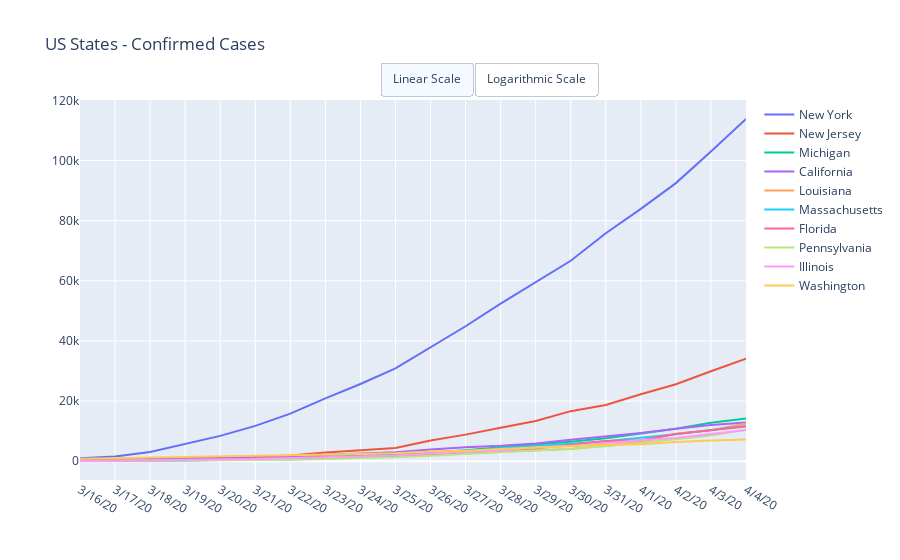

The code cell stored with this chart in its notebook:
### Markdown cell above
# US State by State Data

### Code cell
dfUSConfirmedTop = dfConfirmedUSStates.sort_values(dfConfirmedUSStates.columns[-1], ascending=False).head(10)

data = [{
    'x': row[1].index[-DEFAULT_DAYS:],
    'y': row[1].values[-DEFAULT_DAYS:],
    'name': row[0]
}  for row in dfUSConfirmedTop.iterrows()]

layout = dict(title = 'US States - Confirmed Cases', updatemenus=LogLinearScale)
py.iplot(dict(data=data, layout=layout))
dfUSConfirmedTop = dfUSConfirmedTop[dfUSConfirmedTop.columns[-DEFAULT_DAYS:]]
dfUSConfirmedTop['percent_of_total'] = dfConfirmedUSStates[dfConfirmedUSStates.columns[-1]]/sum(dfConfirmedUSStates[dfConfirmedUSStates.columns[-1]])

colFormats = dict.fromkeys(list(a for a in dfUSConfirmedTop.columns[1:]), IntegerFormatter)
colFormats['percent_of_total'] = PercentFormatter
dfUSConfirmedTop.style.format(colFormats)

### Figure 1 — Plotly figure (JSON) as saved in the notebook; plotly's stock layout.template omitted (floating-point values rounded to 4 significant figures)
{"data": [{"name": "New York", "type": "scatter", "x": ["3/16/20", "3/17/20", "3/18/20", "3/19/20", "3/20/20", "3/21/20", "3/22/20", "3/23/20", "3/24/20", "3/25/20", "3/26/20", "3/27/20", "3/28/20", "3/29/20", "3/30/20", "3/31/20", "4/1/20", "4/2/20", "4/3/20", "4/4/20"], "y": [967, 1578, 3038, 5704, 8403, 11727, 15800, 20884, 25681, 30841, 37877, 44876, 52410, 59648, 66663, 75833, 83948, 92506, 102987, 113833]}, {"name": "New Jersey", "type": "scatter", "x": ["3/16/20", "3/17/20", "3/18/20", "3/19/20", "3/20/20", "3/21/20", "3/22/20", "3/23/20", "3/24/20", "3/25/20", "3/26/20", "3/27/20", "3/28/20", "3/29/20", "3/30/20", "3/31/20", "4/1/20", "4/2/20", "4/3/20", "4/4/20"], "y": [176, 250, 397, 741, 890, 1327, 1914, 2844, 3675, 4402, 6876, 8825, 11124, 13386, 16636, 18696, 22255, 25590, 29895, 34124]}, {"name": "Michigan", "type": "scatter", "x": ["3/16/20", "3/17/20", "3/18/20", "3/19/20", "3/20/20", "3/21/20", "3/22/20", "3/23/20", "3/24/20", "3/25/20", "3/26/20", "3/27/20", "3/28/20", "3/29/20", "3/30/20", "3/31/20", "4/1/20", "4/2/20", "4/3/20", "4/4/20"], "y": [54, 63, 119, 259, 402, 540, 1035, 1329, 1793, 2296, 2845, 3634, 4650, 5488, 6498, 7615, 9315, 10791, 12744, 14225]}, {"name": "California", "type": "scatter", "x": ["3/16/20", "3/17/20", "3/18/20", "3/19/20", "3/20/20", "3/21/20", "3/22/20", "3/23/20", "3/24/20", "3/25/20", "3/26/20", "3/27/20", "3/28/20", "3/29/20", "3/30/20", "3/31/20", "4/1/20", "4/2/20", "4/3/20", "4/4/20"], "y": [557, 700, 828, 1005, 1243, 1405, 1646, 2108, 2538, 2998, 3899, 4657, 5095, 5852, 7138, 8210, 9399, 10773, 12004, 12837]}, {"name": "Louisiana", "type": "scatter", "x": ["3/16/20", "3/17/20", "3/18/20", "3/19/20", "3/20/20", "3/21/20", "3/22/20", "3/23/20", "3/24/20", "3/25/20", "3/26/20", "3/27/20", "3/28/20", "3/29/20", "3/30/20", "3/31/20", "4/1/20", "4/2/20", "4/3/20", "4/4/20"], "y": [115, 196, 257, 392, 537, 763, 837, 1172, 1388, 1795, 2304, 2744, 3315, 3540, 4025, 5237, 6424, 9159, 10297, 12496]}, {"name": "Massachusetts", "type": "scatter", "x": ["3/16/20", "3/17/20", "3/18/20", "3/19/20", "3/20/20", "3/21/20", "3/22/20", "3/23/20", "3/24/20", "3/25/20", "3/26/20", "3/27/20", "3/28/20", "3/29/20", "3/30/20", "3/31/20", "4/1/20", "4/2/20", "4/3/20", "4/4/20"], "y": [187, 217, 252, 328, 413, 523, 640, 777, 1159, 1838, 2417, 3240, 4257, 4955, 5752, 6620, 7738, 8966, 10402, 11736]}, {"name": "Florida", "type": "scatter", "x": ["3/16/20", "3/17/20", "3/18/20", "3/19/20", "3/20/20", "3/21/20", "3/22/20", "3/23/20", "3/24/20", "3/25/20", "3/26/20", "3/27/20", "3/28/20", "3/29/20", "3/30/20", "3/31/20", "4/1/20", "4/2/20", "4/3/20", "4/4/20"], "y": [101, 190, 306, 331, 440, 763, 1004, 1227, 1412, 1682, 2357, 2900, 3763, 4246, 5473, 6741, 6956, 9008, 10268, 11545]}, {"name": "Pennsylvania", "type": "scatter", "x": ["3/16/20", "3/17/20", "3/18/20", "3/19/20", "3/20/20", "3/21/20", "3/22/20", "3/23/20", "3/24/20", "3/25/20", "3/26/20", "3/27/20", "3/28/20", "3/29/20", "3/30/20", "3/31/20", "4/1/20", "4/2/20", "4/3/20", "4/4/20"], "y": [79, 112, 155, 206, 311, 399, 509, 698, 946, 1260, 1795, 2345, 2845, 3432, 4155, 4963, 6009, 7268, 8570, 10444]}, {"name": "Illinois", "type": "scatter", "x": ["3/16/20", "3/17/20", "3/18/20", "3/19/20", "3/20/20", "3/21/20", "3/22/20", "3/23/20", "3/24/20", "3/25/20", "3/26/20", "3/27/20", "3/28/20", "3/29/20", "3/30/20", "3/31/20", "4/1/20", "4/2/20", "4/3/20", "4/4/20"], "y": [83, 161, 272, 422, 585, 753, 1049, 1285, 1537, 1865, 2538, 3024, 3491, 4596, 5056, 5994, 6980, 7695, 8904, 10357]}, {"name": "Washington", "type": "scatter", "x": ["3/16/20", "3/17/20", "3/18/20", "3/19/20", "3/20/20", "3/21/20", "3/22/20", "3/23/20", "3/24/20", "3/25/20", "3/26/20", "3/27/20", "3/28/20", "3/29/20", "3/30/20", "3/31/20", "4/1/20", "4/2/20", "4/3/20", "4/4/20"], "y": [779, 955, 1022, 1374, 1524, 1793, 1997, 2221, 2328, 2591, 3207, 3477, 4030, 4465, 4923, 5432, 5608, 6389, 6846, 7247]}], "layout": {"title": {"text": "US States - Confirmed Cases"}, "updatemenus": [{"active": 0, "buttons": [{"args": [{"visible": [true, true]}, {"yaxis": {"type": "linear"}}], "label": "Linear Scale", "method": "update"}, {"args": [{"visible": [true, true]}, {"yaxis": {"type": "log"}}], "label": "Logarithmic Scale", "method": "update"}], "direction": "right", "type": "buttons", "x": 0.45, "xanchor": "left", "y": 1.1, "yanchor": "top"}]}}
